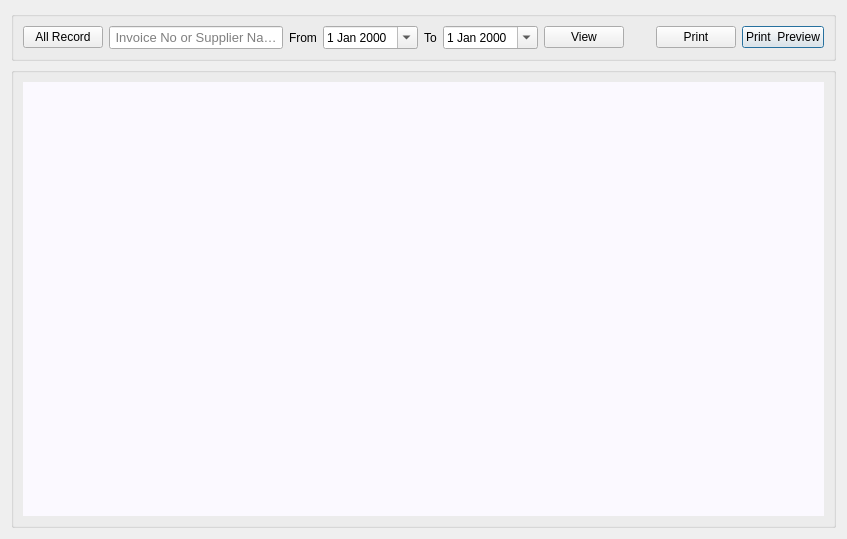
<?xml version="1.0" encoding="UTF-8"?>
<ui version="4.0">
 <class>Dialog</class>
 <widget class="QDialog" name="Dialog">
  <property name="geometry">
   <rect>
    <x>0</x>
    <y>0</y>
    <width>847</width>
    <height>539</height>
   </rect>
  </property>
  <property name="windowTitle">
   <string>Dialog</string>
  </property>
  <layout class="QGridLayout" name="gridLayout_4">
   <item row="0" column="0">
    <widget class="QGroupBox" name="groupBox">
     <property name="title">
      <string/>
     </property>
     <layout class="QGridLayout" name="gridLayout_2">
      <item row="0" column="0">
       <layout class="QHBoxLayout" name="horizontalLayout_3">
        <item>
         <layout class="QGridLayout" name="gridLayout">
          <item row="0" column="1">
           <layout class="QHBoxLayout" name="horizontalLayout_2">
            <item>
             <widget class="QLabel" name="label_2">
              <property name="text">
               <string>To</string>
              </property>
             </widget>
            </item>
            <item>
             <widget class="QDateEdit" name="tod">
              <property name="calendarPopup">
               <bool>true</bool>
              </property>
             </widget>
            </item>
           </layout>
          </item>
          <item row="0" column="4">
           <widget class="QLabel" name="label_3">
            <property name="text">
             <string/>
            </property>
           </widget>
          </item>
          <item row="0" column="6">
           <widget class="QPushButton" name="printb">
            <property name="text">
             <string>Print  Preview</string>
            </property>
           </widget>
          </item>
          <item row="0" column="5">
           <widget class="QPushButton" name="print2">
            <property name="text">
             <string>Print</string>
            </property>
           </widget>
          </item>
          <item row="0" column="2">
           <widget class="QPushButton" name="viewb">
            <property name="text">
             <string>View</string>
            </property>
           </widget>
          </item>
          <item row="0" column="0">
           <layout class="QHBoxLayout" name="horizontalLayout">
            <item>
             <widget class="QPushButton" name="alld">
              <property name="text">
               <string>All Record</string>
              </property>
             </widget>
            </item>
            <item>
             <widget class="QLineEdit" name="sv">
              <property name="font">
               <font>
                <pointsize>10</pointsize>
               </font>
              </property>
              <property name="placeholderText">
               <string> Invoice No or Supplier Name</string>
              </property>
             </widget>
            </item>
            <item>
             <widget class="QLabel" name="label">
              <property name="text">
               <string>From</string>
              </property>
             </widget>
            </item>
            <item>
             <widget class="QDateEdit" name="fromd">
              <property name="calendarPopup">
               <bool>true</bool>
              </property>
             </widget>
            </item>
           </layout>
          </item>
          <item row="0" column="3">
           <widget class="QLabel" name="label_4">
            <property name="text">
             <string/>
            </property>
           </widget>
          </item>
         </layout>
        </item>
       </layout>
      </item>
     </layout>
    </widget>
   </item>
   <item row="1" column="0">
    <widget class="QGroupBox" name="groupBox_2">
     <property name="styleSheet">
      <string notr="true"/>
     </property>
     <property name="title">
      <string/>
     </property>
     <layout class="QGridLayout" name="gridLayout_3">
      <item row="0" column="0">
       <widget class="QTextEdit" name="textEdit">
        <property name="styleSheet">
         <string notr="true">/* background-color: rgb(254, 255, 249);*/
color: rgb(0, 0, 0);
background-color: rgb(251, 249, 255);
border:none;</string>
        </property>
        <property name="readOnly">
         <bool>true</bool>
        </property>
       </widget>
      </item>
     </layout>
    </widget>
   </item>
  </layout>
 </widget>
 <resources/>
 <connections/>
</ui>
